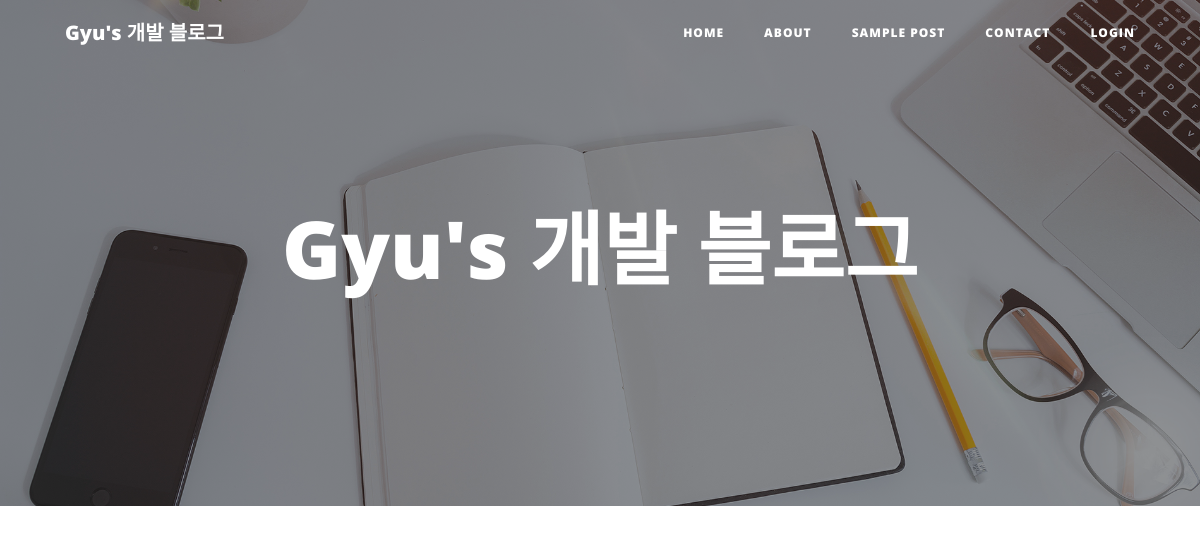
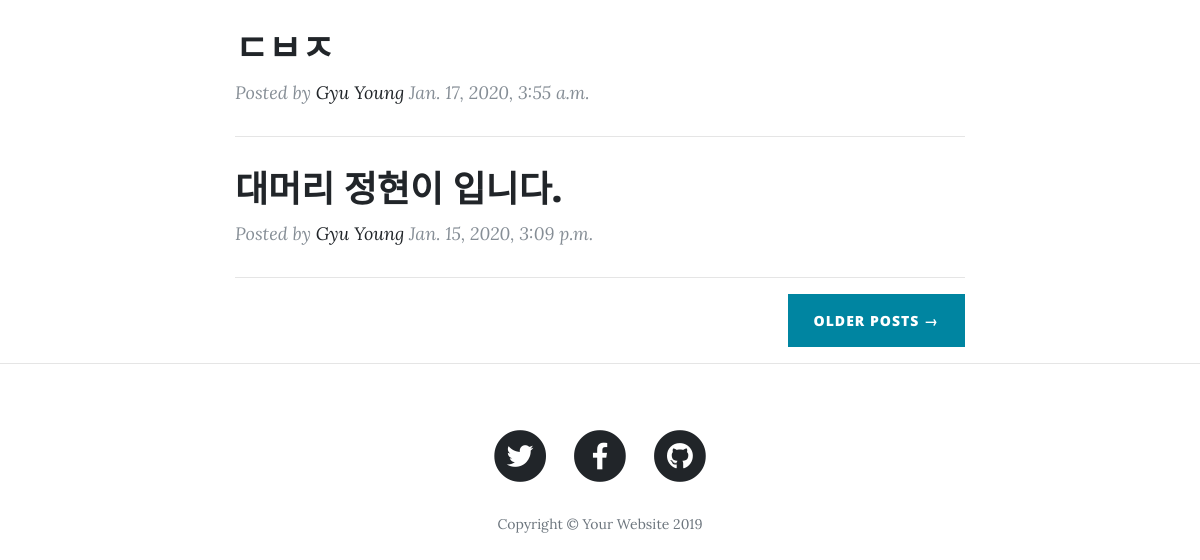
Before: / with the older database file (2 pictures, top to bottom).
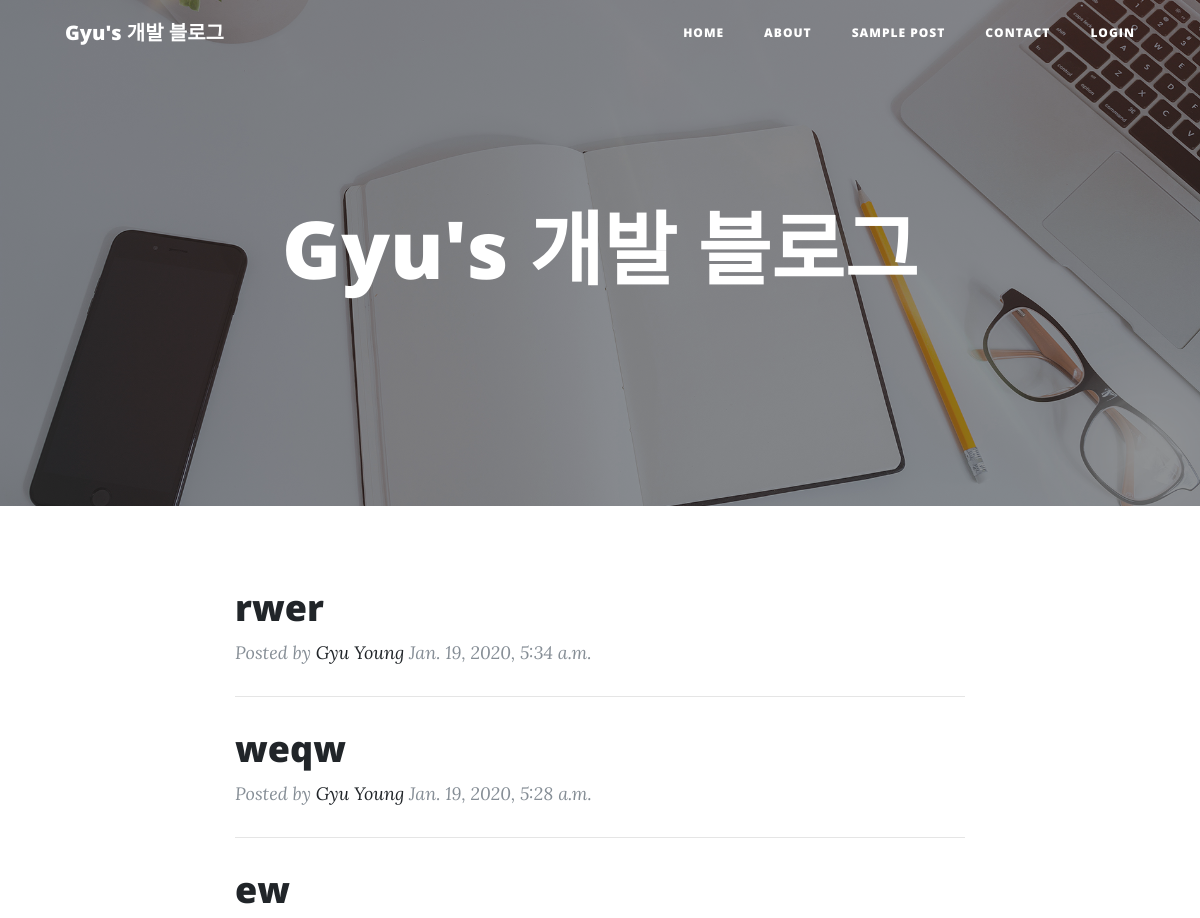
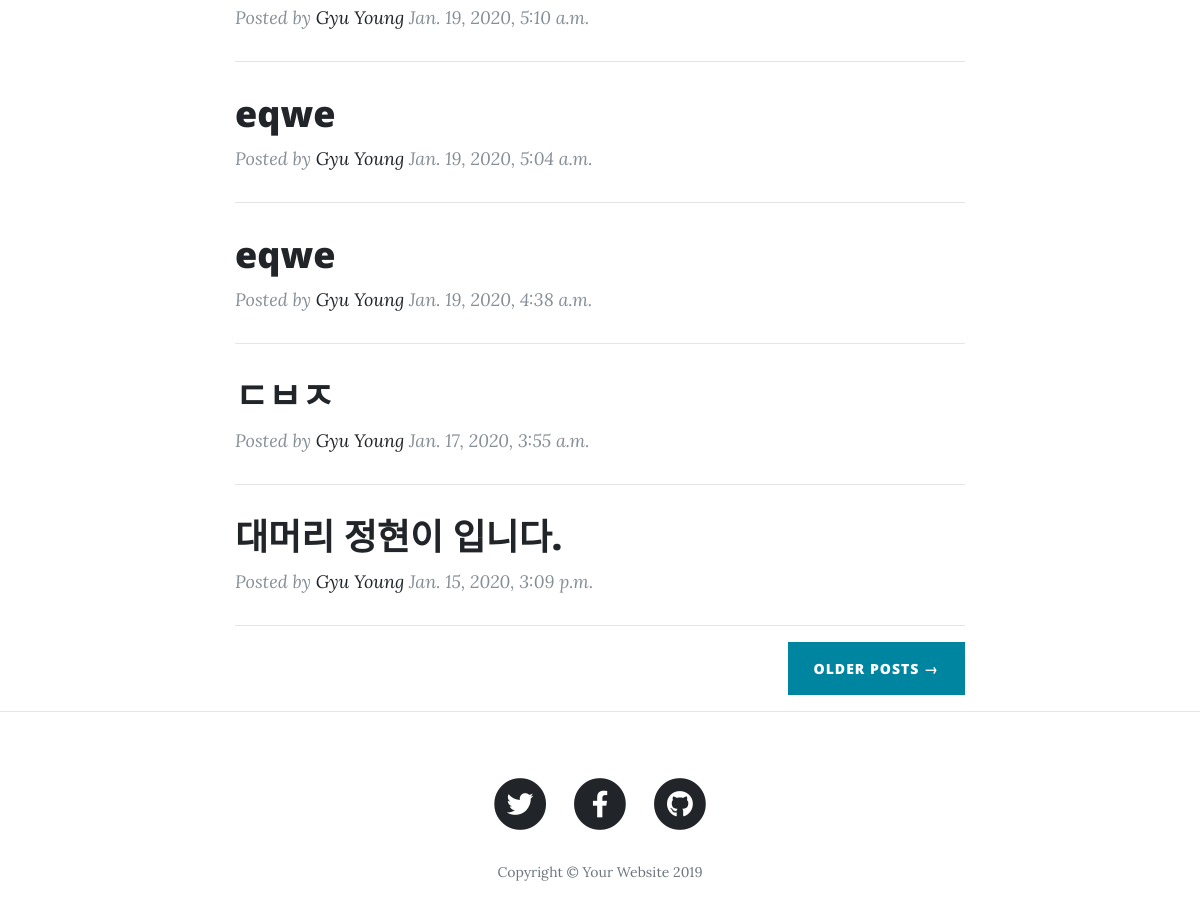
After: the same page with the newer database file (2 pictures, top to bottom).
### main/models.py (models this page shows, shortened)
class Post(models.Model):
    title = models.CharField(max_length=50)
    contents = MarkdownxField()
    img = models.ImageField(upload_to='images/')
    dateCreate = models.DateTimeField(auto_now_add=True)
    category = TaggableManager()

### main/views.py (the view)
# urls.py: path('' ,views.index,name="index"),
def index(req):
    postAll = Post.objects.all().select_related().order_by('-dateCreate')
    return render(req,'main/index.html',{
        'postAll' : postAll,
    })

### main/templates/main/index.html (shortened to what this page needs)
{% extends "main/base.html" %}
{% block content %}
{% load static %}
  <header class="masthead" style="background-image: url('{% static 'img/home-bg.jpg' %}')">
    <div class="overlay"></div>
    <div class="container">
      <div class="row">
        <div class="col-lg-8 col-md-10 mx-auto">
          <div class="site-heading">
            <h1>Gyu's 개발 블로그</h1>
          </div>
        </div>
      </div>
    </div>
  </header>
  <div class="container">
    <div class="row">
      <div class="col-lg-8 col-md-12 mx-auto">
        {% for post in postAll %}
        <div class="post-preview">
          <a href="{% url 'postdetail' post.pk %}">
            <h2 class="post-title">
              {{post.title}}
            </h2>
          </a>
          <p class="post-meta">Posted by
            <a href="#">Gyu Young</a>
            {{post.dateCreate}}</p>
        </div>
        <hr>
        {% endfor %}
        <div class="clearfix">
          <a class="btn btn-primary float-right" href="#">Older Posts &rarr;</a>
        </div>
      </div>
    </div>
  </div>
  <hr>
{% endblock %}

### main/templates/main/base.html (shortened to what this page needs)
{% load static %}
<!DOCTYPE html>
<html lang="en">
<head>
  <link href="../../../static/vendor/bootstrap/css/bootstrap.min.css" rel="stylesheet">
  <link href="{% static 'vendor/fontawesome-free/css/all.min.css' %}" rel="stylesheet" type="text/css">
  <link href="{% static 'css/clean-blog.min.css' %}" rel="stylesheet">
  <link rel="stylesheet" href="https://cdn.jsdelivr.net/simplemde/latest/simplemde.min.css">
</head>
<body>
  <nav class="navbar navbar-expand-lg navbar-light fixed-top" id="mainNav">
    <div class="container">
      <a class="navbar-brand" href="{% url 'index' %}">Gyu's 개발 블로그</a>
      <div class="collapse navbar-collapse" id="navbarResponsive">
        <ul class="navbar-nav ml-auto">
          <li class="nav-item">
            <a class="nav-link" href="{% url 'index' %}">Home</a>
          </li>
          <li class="nav-item">
            <a class="nav-link" href="{% url 'about' %}">About</a>
          </li>
          <li class="nav-item">
            <a class="nav-link" href="{% url 'post' %}">Sample Post</a>
          </li>
          <li class="nav-item">
            <a class="nav-link" href="{% url 'contact' %}">Contact</a>
          </li>
          {% if user.is_authenticated  %}
            <li class="nav-item">
              <a class="nav-link" href="{% url 'logout' %}">Logout</a>
            </li>
            <li class="nav-item">
              <a class="nav-link" href="{% url 'post-create' %}">Upload</a>
            </li>
          {% else %}
            <li class="nav-item">
              <a class="nav-link" href="{% url 'login' %}">Login</a>
            </li>
          {% endif %}
        </ul>
      </div>
    </div>
  </nav>
  {% block content %}
  {% endblock %}
  <footer>
    <div class="container">
      <div class="row">
        <div class="col-lg-8 col-md-10 mx-auto">
          <ul class="list-inline text-center">
            <li class="list-inline-item">
              <a href="#">
                <span class="fa-stack fa-lg">
                  <i class="fas fa-circle fa-stack-2x"></i>
                  <i class="fab fa-twitter fa-stack-1x fa-inverse"></i>
                </span>
              </a>
            </li>
            <li class="list-inline-item">
              <a href="#">
                <span class="fa-stack fa-lg">
                  <i class="fas fa-circle fa-stack-2x"></i>
                  <i class="fab fa-facebook-f fa-stack-1x fa-inverse"></i>
                </span>
              </a>
            </li>
            <li class="list-inline-item">
              <a href="#">
                <span class="fa-stack fa-lg">
                  <i class="fas fa-circle fa-stack-2x"></i>
                  <i class="fab fa-github fa-stack-1x fa-inverse"></i>
                </span>
              </a>
            </li>
          </ul>
          <p class="copyright text-muted">Copyright &copy; Your Website 2019</p>
        </div>
      </div>
    </div>
  </footer>
</body>
</html>

Changed rows visible on the page:
added Post: title "rwer", dateCreate "Jan. 19, 2020, 5:34 a.m."
added Post: title "weqw", dateCreate "Jan. 19, 2020, 5:28 a.m."
added Post: title "ew", dateCreate "Jan. 19, 2020, 5:10 a.m."
added Post: title "eqwe", dateCreate "Jan. 19, 2020, 5:04 a.m."
added Post: title "eqwe", dateCreate "Jan. 19, 2020, 4:38 a.m."
